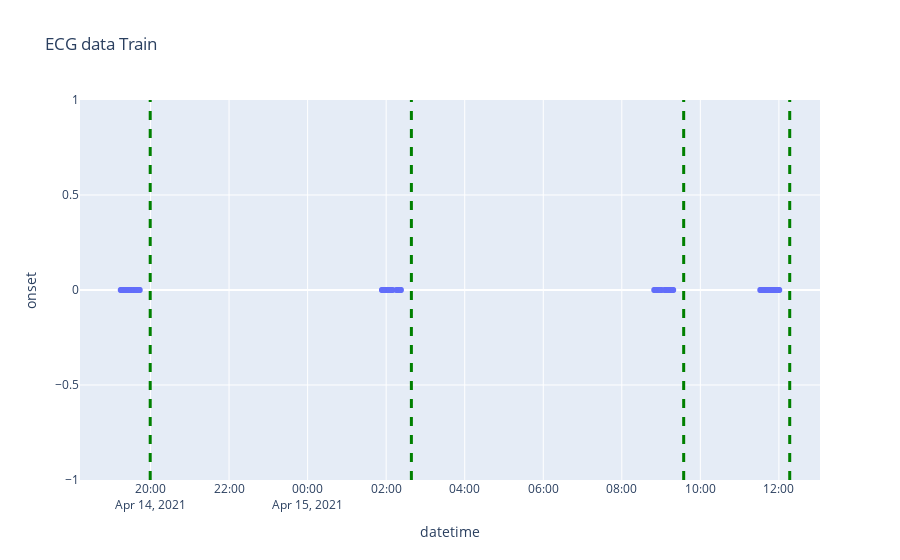

Notebook code for this chart:
### Code cell
fig = px.scatter(x_train.loc[x_train['Y']=='preictal'], y="onset", title='ECG data Train')
for onset in x_train['onset'].drop_duplicates().iloc[1:].index:
    fig.add_vline(x=onset, line_width=3, line_dash="dash", line_color="green")
fig.show()

### Figure 1 — Plotly figure (JSON) as saved in the notebook; plotly's stock layout.template omitted (floating-point values rounded to 4 significant figures)
{"data": [{"hovertemplate": "datetime=%{x}<br>onset=%{y}<extra></extra>", "legendgroup": "", "marker": {"color": "#636efa", "symbol": "circle"}, "mode": "markers", "name": "", "orientation": "v", "showlegend": false, "type": "scatter", "x": ["2021-04-14T19:14:32", "2021-04-14T19:15:32", "2021-04-14T19:16:32", "2021-04-14T19:17:32", "2021-04-14T19:18:32", "2021-04-14T19:19:32", "2021-04-14T19:20:32", "2021-04-14T19:21:32", "2021-04-14T19:22:32", "2021-04-14T19:23:32", "2021-04-14T19:24:32", "2021-04-14T19:25:32", "2021-04-14T19:26:32", "2021-04-14T19:27:32", "2021-04-14T19:28:32", "2021-04-14T19:29:32", "2021-04-14T19:30:32", "2021-04-14T19:31:32", "2021-04-14T19:32:32", "2021-04-14T19:33:32", "2021-04-14T19:34:32", "2021-04-14T19:35:32", "2021-04-14T19:36:32", "2021-04-14T19:37:32", "2021-04-14T19:38:32", "2021-04-14T19:39:32", "2021-04-14T19:40:32", "2021-04-14T19:41:32", "2021-04-14T19:42:32", "2021-04-14T19:43:32", "2021-04-15T01:53:32", "2021-04-15T01:54:32", "2021-04-15T01:55:32", "2021-04-15T01:56:32", "2021-04-15T01:57:32", "2021-04-15T01:58:32", "2021-04-15T01:59:32", "2021-04-15T02:00:32", "2021-04-15T02:01:32", "2021-04-15T02:02:32", "2021-04-15T02:03:32", "2021-04-15T02:04:32", "2021-04-15T02:05:32", "2021-04-15T02:06:32", "2021-04-15T02:07:32", "2021-04-15T02:08:32", "2021-04-15T02:09:32", "2021-04-15T02:15:32", "2021-04-15T02:17:32", "2021-04-15T02:18:32", "2021-04-15T02:19:32", "2021-04-15T02:20:32", "2021-04-15T02:21:32", "2021-04-15T02:22:32", "2021-04-15T08:49:32", "2021-04-15T08:50:32", "2021-04-15T08:51:32", "2021-04-15T08:52:32", "2021-04-15T08:53:32", "2021-04-15T08:54:32", "2021-04-15T08:55:32", "2021-04-15T08:56:32", "2021-04-15T08:57:32", "2021-04-15T08:58:32", "2021-04-15T08:59:32", "2021-04-15T09:00:32", "2021-04-15T09:05:32", "2021-04-15T09:06:32", "2021-04-15T09:07:32", "2021-04-15T09:08:32", "2021-04-15T09:09:32", "2021-04-15T09:10:32", "2021-04-15T09:11:32", "2021-04-15T09:12:32", "2021-04-15T09:13:32", "2021-04-15T09:14:32", "2021-04-15T09:15:32", "2021-04-15T09:16:32", "2021-04-15T09:17:32", "2021-04-15T09:18:32", "2021-04-15T11:31:32", "2021-04-15T11:32:32", "2021-04-15T11:33:32", "2021-04-15T11:34:32", "2021-04-15T11:35:32", "2021-04-15T11:36:32", "2021-04-15T11:37:32", "2021-04-15T11:38:32", "2021-04-15T11:39:32", "2021-04-15T11:40:32", "2021-04-15T11:41:32", "2021-04-15T11:42:32", "2021-04-15T11:43:32", "2021-04-15T11:44:32", "2021-04-15T11:45:32", "2021-04-15T11:46:32", "2021-04-15T11:47:32", "2021-04-15T11:48:32", "2021-04-15T11:49:32", "2021-04-15T11:50:32", "2021-04-15T11:51:32", "2021-04-15T11:52:32", "2021-04-15T11:53:32", "2021-04-15T11:54:32", "2021-04-15T11:55:32", "2021-04-15T11:56:32", "2021-04-15T11:57:32", "2021-04-15T11:58:32", "2021-04-15T11:59:32", "2021-04-15T12:00:32"], "xaxis": "x", "y": [0, 0, 0, 0, 0, 0, 0, 0, 0, 0, 0, 0, 0, 0, 0, 0, 0, 0, 0, 0, 0, 0, 0, 0, 0, 0, 0, 0, 0, 0, 0, 0, 0, 0, 0, 0, 0, 0, 0, 0, 0, 0, 0, 0, 0, 0, 0, 0, 0, 0, 0, 0, 0, 0, 0, 0, 0, 0, 0, 0, 0, 0, 0, 0, 0, 0, 0, 0, 0, 0, 0, 0, 0, 0, 0, 0, 0, 0, 0, 0, 0, 0, 0, 0, 0, 0, 0, 0, 0, 0, 0, 0, 0, 0, 0, 0, 0, 0, 0, 0, 0, 0, 0, 0, 0, 0, 0, 0, 0, 0], "yaxis": "y"}], "layout": {"legend": {"tracegroupgap": 0}, "shapes": [{"line": {"color": "green", "dash": "dash", "width": 3}, "type": "line", "x0": "2021-04-14T19:59:32", "x1": "2021-04-14T19:59:32", "xref": "x", "y0": 0, "y1": 1, "yref": "y domain"}, {"line": {"color": "green", "dash": "dash", "width": 3}, "type": "line", "x0": "2021-04-15T02:38:32", "x1": "2021-04-15T02:38:32", "xref": "x", "y0": 0, "y1": 1, "yref": "y domain"}, {"line": {"color": "green", "dash": "dash", "width": 3}, "type": "line", "x0": "2021-04-15T09:34:32", "x1": "2021-04-15T09:34:32", "xref": "x", "y0": 0, "y1": 1, "yref": "y domain"}, {"line": {"color": "green", "dash": "dash", "width": 3}, "type": "line", "x0": "2021-04-15T12:16:32", "x1": "2021-04-15T12:16:32", "xref": "x", "y0": 0, "y1": 1, "yref": "y domain"}], "title": {"text": "ECG data Train"}, "xaxis": {"anchor": "y", "domain": [0, 1], "title": {"text": "datetime"}}, "yaxis": {"anchor": "x", "domain": [0, 1], "title": {"text": "onset"}}}}
